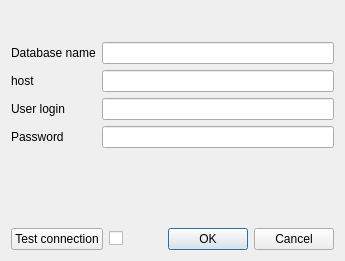
<?xml version="1.0" encoding="UTF-8"?>
<ui version="4.0">
 <class>DBConfiguratation</class>
 <widget class="QDialog" name="DBConfiguratation">
  <property name="enabled">
   <bool>true</bool>
  </property>
  <property name="geometry">
   <rect>
    <x>0</x>
    <y>0</y>
    <width>345</width>
    <height>261</height>
   </rect>
  </property>
  <property name="windowTitle">
   <string>Dialog</string>
  </property>
  <layout class="QVBoxLayout" name="verticalLayout">
   <item>
    <widget class="QLabel" name="dbFormDescription">
     <property name="enabled">
      <bool>true</bool>
     </property>
     <property name="sizePolicy">
      <sizepolicy hsizetype="Expanding" vsizetype="Expanding">
       <horstretch>0</horstretch>
       <verstretch>0</verstretch>
      </sizepolicy>
     </property>
     <property name="maximumSize">
      <size>
       <width>16777215</width>
       <height>25</height>
      </size>
     </property>
     <property name="font">
      <font>
       <family>Avenir</family>
       <pointsize>14</pointsize>
       <bold>true</bold>
      </font>
     </property>
     <property name="text">
      <string/>
     </property>
    </widget>
   </item>
   <item>
    <layout class="QFormLayout" name="formLayout">
     <item row="0" column="0">
      <widget class="QLabel" name="dbName">
       <property name="text">
        <string>Database name</string>
       </property>
      </widget>
     </item>
     <item row="0" column="1">
      <widget class="QLineEdit" name="dbNameTextField"/>
     </item>
     <item row="1" column="0">
      <widget class="QLabel" name="dbHost">
       <property name="text">
        <string>host</string>
       </property>
      </widget>
     </item>
     <item row="1" column="1">
      <widget class="QLineEdit" name="dbHostTextField"/>
     </item>
     <item row="2" column="0">
      <widget class="QLabel" name="dbUser">
       <property name="text">
        <string>User login</string>
       </property>
      </widget>
     </item>
     <item row="2" column="1">
      <widget class="QLineEdit" name="dbUserTextField"/>
     </item>
     <item row="3" column="0">
      <widget class="QLabel" name="dbUserPassword">
       <property name="text">
        <string>Password</string>
       </property>
      </widget>
     </item>
     <item row="3" column="1">
      <widget class="QLineEdit" name="dbUserPassTextField"/>
     </item>
    </layout>
   </item>
   <item>
    <spacer name="verticalSpacer">
     <property name="orientation">
      <enum>Qt::Vertical</enum>
     </property>
     <property name="sizeHint" stdset="0">
      <size>
       <width>20</width>
       <height>40</height>
      </size>
     </property>
    </spacer>
   </item>
   <item>
    <layout class="QHBoxLayout" name="horizontalLayout_2" stretch="0,0,0">
     <item>
      <widget class="QPushButton" name="testConnectButton">
       <property name="text">
        <string>Test connection</string>
       </property>
      </widget>
     </item>
     <item>
      <widget class="QCheckBox" name="connectionStatusCheck">
       <property name="sizePolicy">
        <sizepolicy hsizetype="Expanding" vsizetype="Maximum">
         <horstretch>0</horstretch>
         <verstretch>0</verstretch>
        </sizepolicy>
       </property>
       <property name="maximumSize">
        <size>
         <width>20</width>
         <height>16777215</height>
        </size>
       </property>
       <property name="mouseTracking">
        <bool>false</bool>
       </property>
       <property name="focusPolicy">
        <enum>Qt::NoFocus</enum>
       </property>
       <property name="contextMenuPolicy">
        <enum>Qt::NoContextMenu</enum>
       </property>
       <property name="styleSheet">
        <string notr="true"/>
       </property>
       <property name="text">
        <string/>
       </property>
       <property name="checkable">
        <bool>true</bool>
       </property>
       <property name="checked">
        <bool>false</bool>
       </property>
       <property name="autoRepeat">
        <bool>false</bool>
       </property>
      </widget>
     </item>
     <item>
      <widget class="QDialogButtonBox" name="dbConfigActionBox">
       <property name="enabled">
        <bool>true</bool>
       </property>
       <property name="sizePolicy">
        <sizepolicy hsizetype="Minimum" vsizetype="Minimum">
         <horstretch>0</horstretch>
         <verstretch>0</verstretch>
        </sizepolicy>
       </property>
       <property name="minimumSize">
        <size>
         <width>100</width>
         <height>0</height>
        </size>
       </property>
       <property name="standardButtons">
        <set>QDialogButtonBox::Cancel|QDialogButtonBox::Ok</set>
       </property>
      </widget>
     </item>
    </layout>
   </item>
  </layout>
 </widget>
 <resources/>
 <connections/>
</ui>
